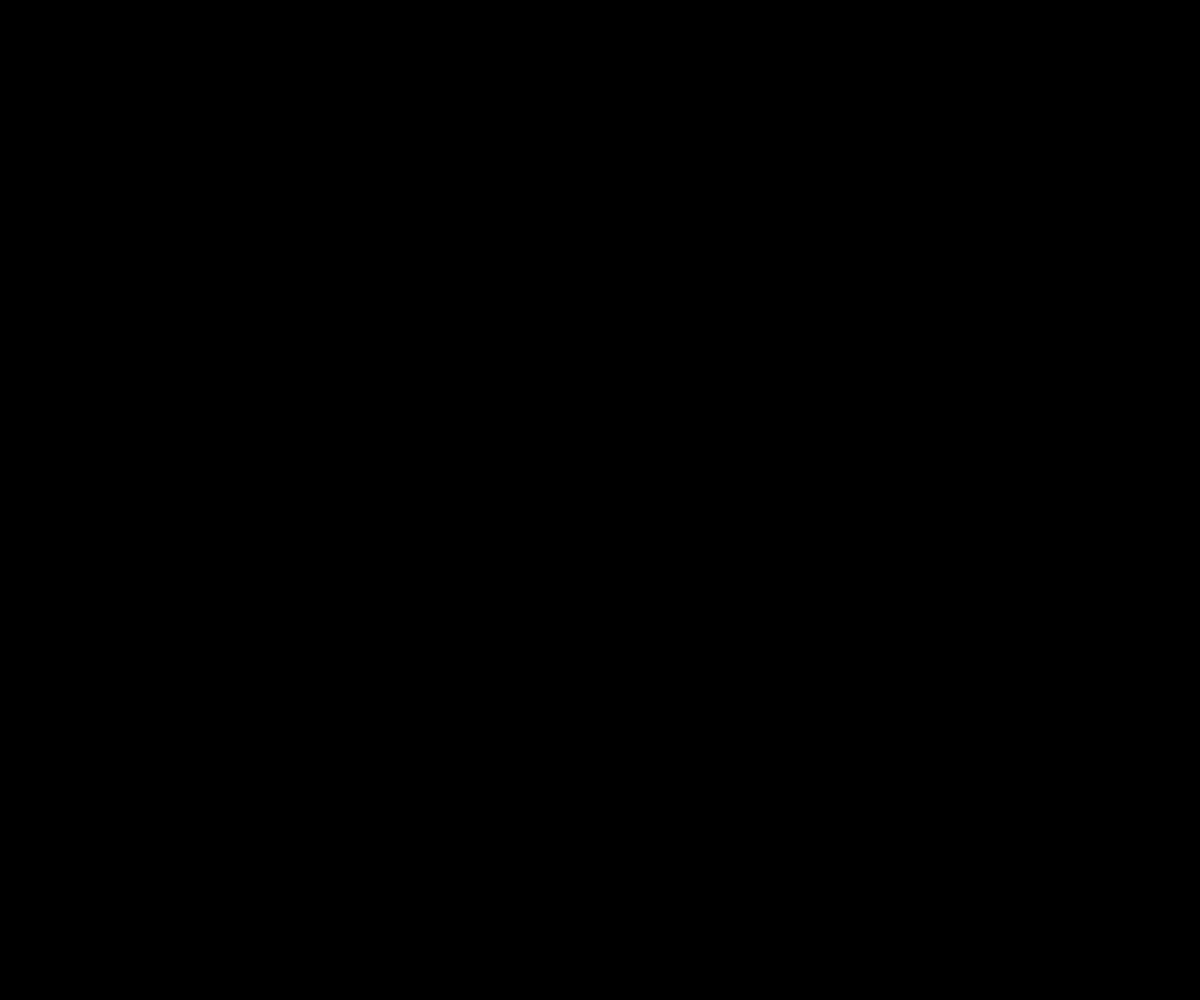
Frame 1 (no input)
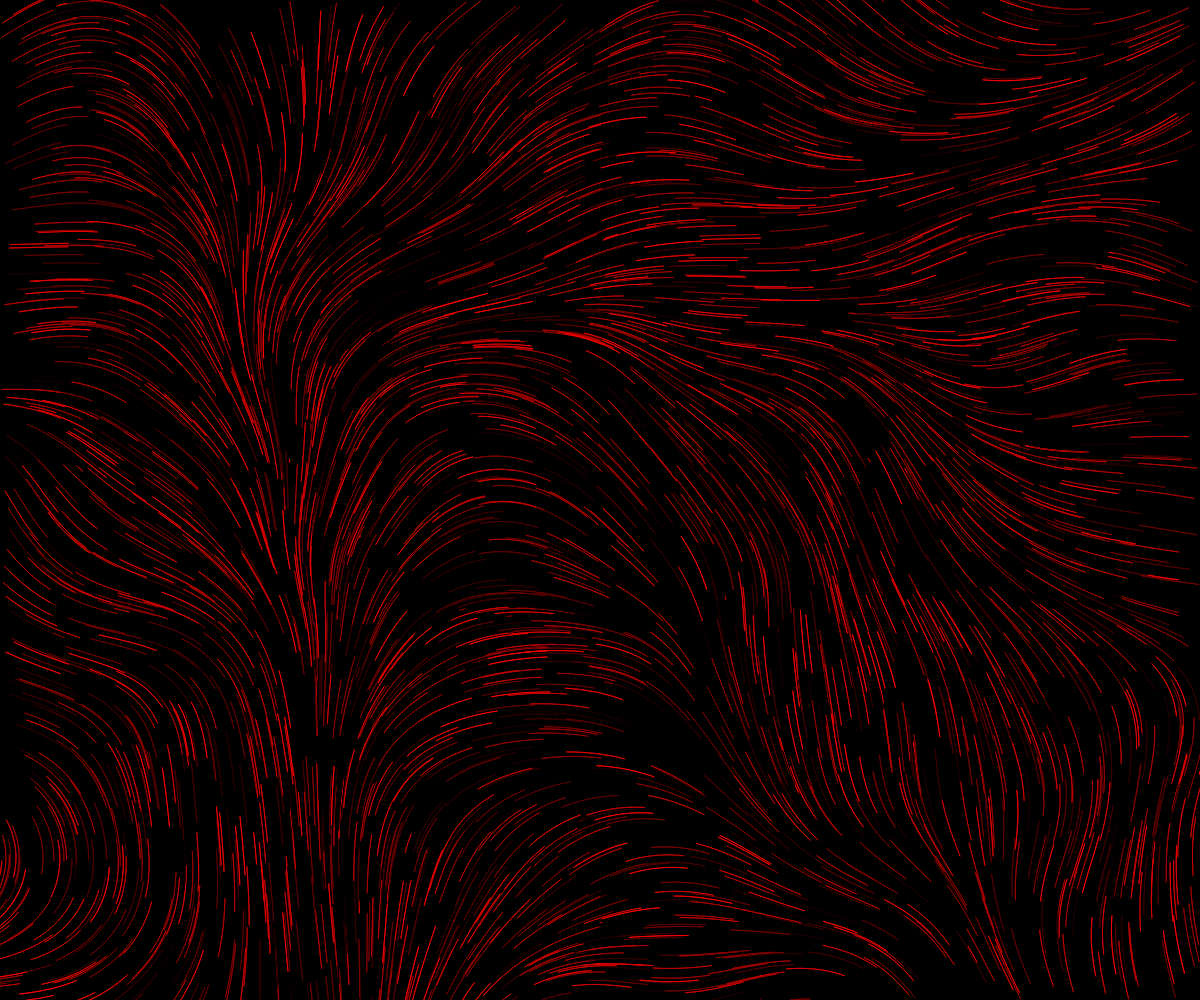
Frame 60 (no input)
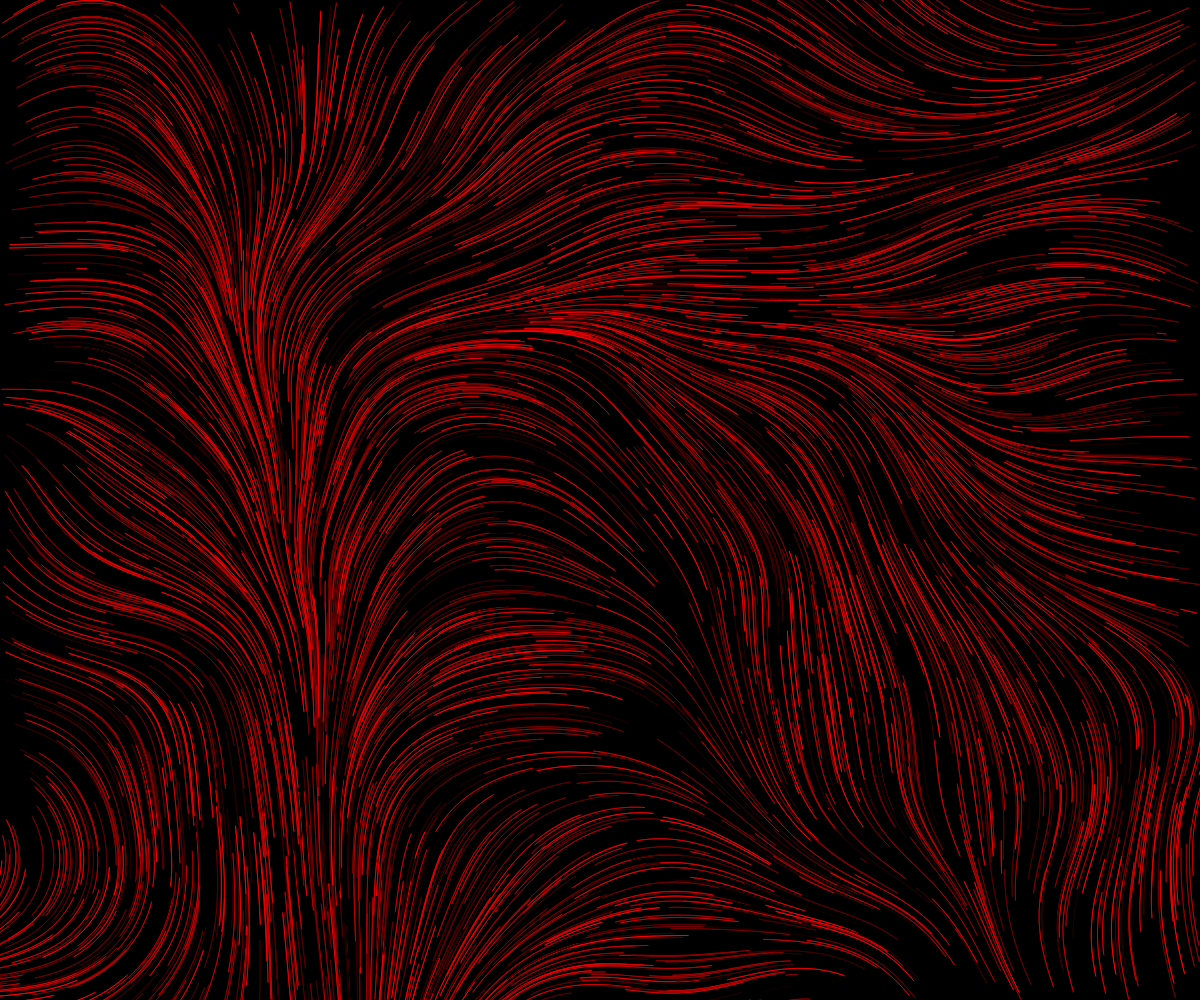
Frame 120 (the mouse pressed at the canvas centre since frame 60)

The p5.js sketch that drew these frames (run headless with seeded random() and noise() and a simulated clock; from frame 60 on, the mouse is pressed at the canvas centre):

// p5.js sketch
// ── sketch.js
const artWorks = [];
let active;
let activeIndex = 0;

function setup() {
  createCanvas(windowWidth, windowHeight);
  artWorks.push(new FlowField(() => color(random(255), 0, 0)));
  artWorks.push(new FlowField(() => color(0, 10), 255));
  artWorks.push(new FlowFieldActive(() => color(0, 5), 255));
  artWorks.push(new FlowFieldActive(() => color(255, 5), 0));
  artWorks.push(new FlowFieldActive(() => color(random(255), 0, 0, 20), 0));

  active = artWorks[activeIndex];
  setInterval(()=> {
	change();
  }, 1000 * 60 * 3);
}

function draw() {
  active.draw();
}

function mouseClicked() {
	change();
}

function change() {
	active.isInit = false;
	activeIndex += 1;
	if(activeIndex === artWorks.length){
		activeIndex = 0;
	}
	active = artWorks[activeIndex];
}
// ── flow-feild-active.js

class FlowFieldActive {
    particles = [];
    isInit = false;
  
    z = 0;
  
    constructor(colorFn, background = 255) {
      this.colorFn = colorFn;
      this.background = background;
    }
  
    setup() {
      for (let index = 0; index < 3000; index++) {
        this.particles.push({
          x: random(windowWidth),
          y: random(windowHeight),
          color: this.colorFn(),
        });
      }
      background(this.background);
      this.isInit = true;
    }
  
    draw() {
      if (!this.isInit) {
        this.setup();
        return;
      }
      this.z += 0.001;
      for (let index = 0; index < this.particles.length; index++) {
        let p = this.particles[index];
  
        const noiseVal = noise(p.x / windowWidth, p.y / windowHeight, this.z);
        const angle = map(noiseVal, 0, 1, -2 * PI, 2 * PI);
        p.x = p.x + sin(angle) + random(-0.1, 0.1);
        p.y = p.y + cos(angle) + random(-0.1, 0.1);
        stroke(p.color);
        strokeWeight(1);
        line(p.x, p.y, p.x + sin(angle), p.y + cos(angle));
  
        if (p.x > windowWidth) {
          p.x = 0;
        }
        if (p.x < 0) {
          p.x = windowWidth;
        }
        if (p.y > windowHeight) {
          p.y = 0;
        }
        if (p.y < 0) {
          p.y = windowHeight;
        }
      }
    }
  }
  
// ── flow-field-color.js

class FlowFieldColor {
    particles = [];
    isInit = false;
  
    z = 0;
  
    constructor(background = 0) {
    colorMode(HSL, 360, 100, 100);
    console.log(color(`hsl(${40}, 50%, 50%)`));
      this.colorFn = (x) => {
        let angle = round(map(x, 0, windowWidth, 180, 360));
        return color(`hsla(${angle}, 100%, 50%, 100)`)
      };
      this.background = background;
    }
  
    setup() {
      for (let index = 0; index < 2000; index++) {
        const x = random(windowWidth);
        this.particles.push({
          x: random(windowWidth),
          y: random(windowHeight),
          color: this.colorFn(x),
        });
      }
      background(this.background);
      this.isInit = true;
    }

    destroy(){
        this.particles = [];
        this.isInit = false;
    }
  
    draw() {
      if (!this.isInit) {
        this.setup();
        return;
      }
      //this.z += 0.002;
      //background(this.background);
      for (let index = 0; index < this.particles.length; index++) {
        let p = this.particles[index];
  
        const noiseVal = noise(p.x / windowWidth, p.y / windowHeight, this.z);
        const angle = map(noiseVal, 0, 1, -2 * PI, 2 * PI);
        p.x = p.x + sin(angle) + random(-0.1, 0.1);
        p.y = p.y + cos(angle) + random(-0.1, 0.1);
        stroke(this.colorFn(p.x));
        strokeWeight(1);
        line(p.x, p.y, p.x + sin(angle), p.y + cos(angle));
  
        if (p.x > windowWidth) {
            p.x = 0;
          }
          if (p.x < 0) {
            p.x = windowWidth;
          }
          if (p.y > windowHeight) {
            p.y = 0;
          }
          if (p.y < 0) {
            p.y = windowHeight;
          }
      }
    }
  }
  
// ── flow-field.js

class FlowField {
    particles = [];
    isInit = false;
  
    constructor(colorFn, backgroundColor = 0) {
      this.colorFn = colorFn;
      this.backgroundColor = backgroundColor;
    }
  
    setup() {
      for (let index = 0; index < 3000; index++) {
        this.particles.push({
          x: random(windowWidth),
          y: random(windowHeight),
          color: this.colorFn(),
        });
      }
      background(this.backgroundColor);
      this.isInit = true;
    }
  
    draw() {
      if (!this.isInit) {
        this.setup();
        return;
      }
      for (let index = 0; index < this.particles.length; index++) {
        let p = this.particles[index];
  
        const noiseVal = noise(p.x / windowWidth, p.y / windowHeight);
        const angle = map(noiseVal, 0, 1, -2 * PI, 2 * PI);
        p.x = p.x + sin(angle);
        p.y = p.y + cos(angle);
        stroke(p.color);
        line(p.x, p.y, p.x + sin(angle), p.y + cos(angle));
  
        if (p.x > windowWidth || p.x < 0 || p.y > windowHeight || p.y < 0) {
          p.x = random(windowWidth);
          p.y = random(windowHeight);
        }
      }
    }
  }
